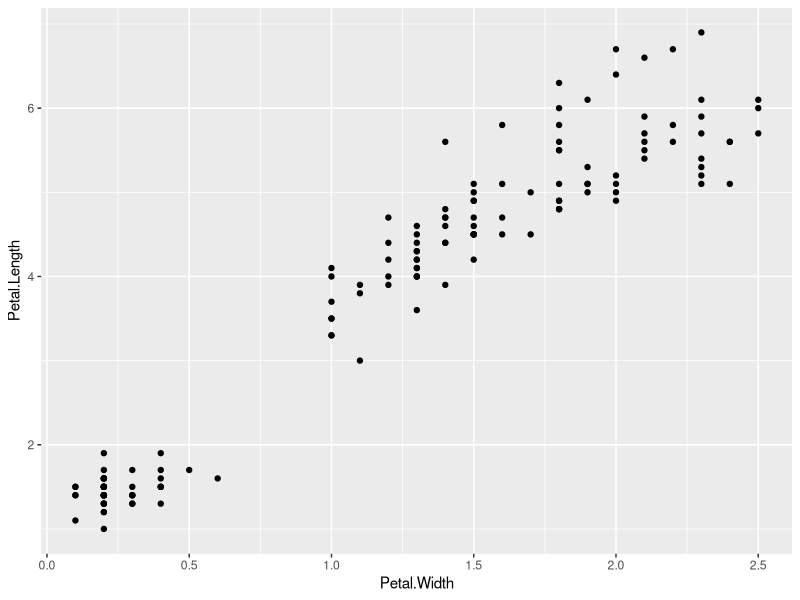
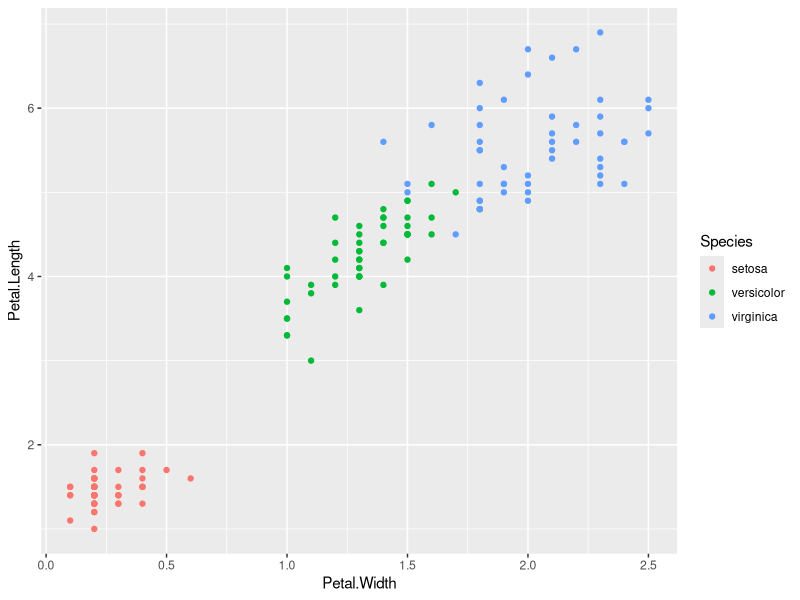

Reproduce these figures in R, in order.
## ---- chunk 1
library(ggplot2)
## ---- chunk 2
iris <- iris
ggplot(data = iris) + 
  geom_point(aes(x = Petal.Width, y = Petal.Length))
## ---- chunk 3
ggplot(data = iris) + 
  geom_point(aes(x = Petal.Width, y = Petal.Length, color = Species))
